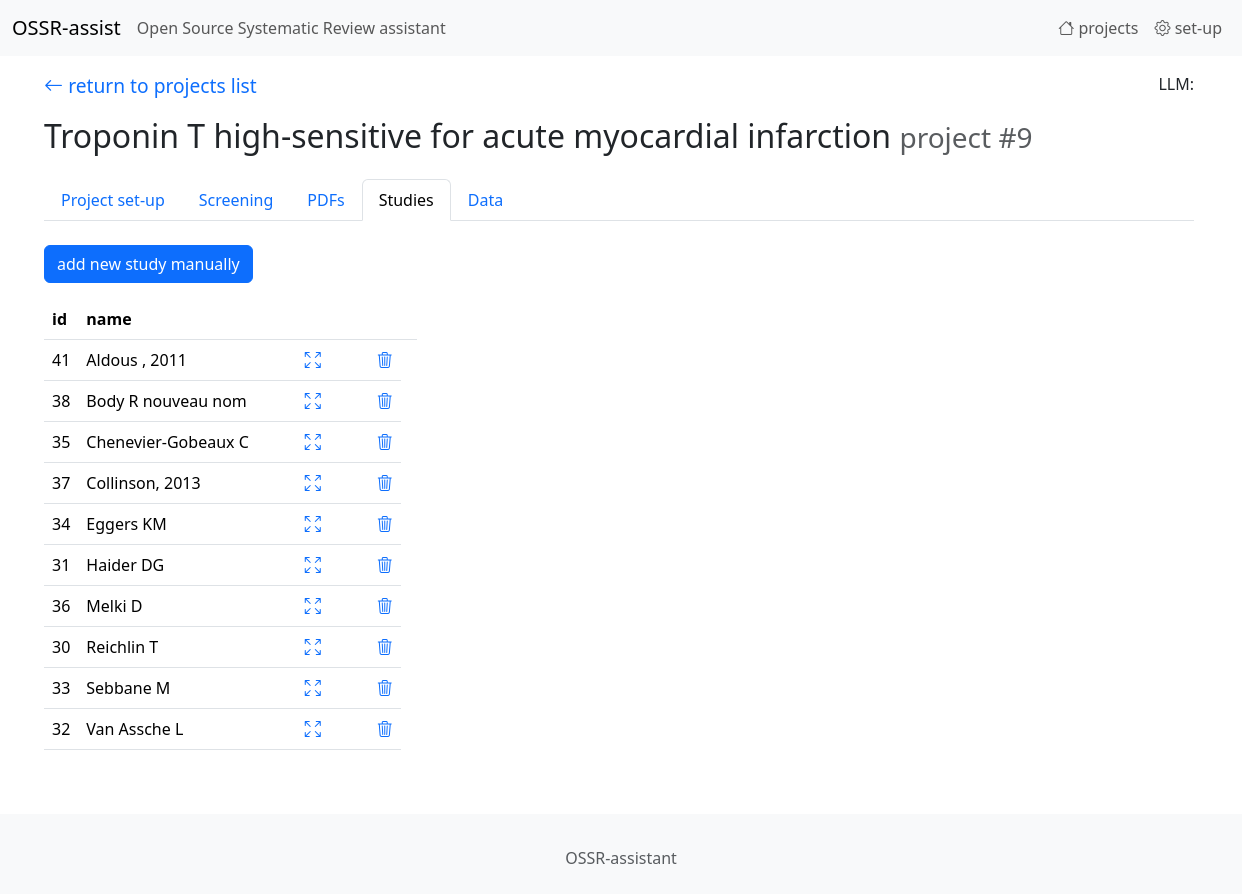
/studies/list/9, run on the app's committed database.
### tables this page shows
CREATE TABLE "projects"
(
    id                   integer
        constraint projects_pk
            primary key autoincrement,
    name                 TEXT,
    green_words          TEXT default "",
    red_words            TEXT default "",
    eligibility_criteria TEXT default "",
    type_of_study        INT  default 0
, prompt_selection_user TEXT default "", prompt_selection_system TEXT);

CREATE TABLE studies
(
    id      integer
        constraint studies_pk
            primary key autoincrement,
    name    TEXT,
    project integer
, registration_number TEXT, comments TEXT);

### app.py (the view)
@app.route('/studies/list/<int:project_id>')
def endpoint_studies_list(project_id):
    return studies_list(project_id)

### studies.py (called while the page is built)
def studies_list(project_id):
    sql = "SELECT id, name FROM studies WHERE project=? ORDER BY name"
    studies = sql_select_fetchall(sql, (project_id,))
    project_name, study_type, eligibility_criteria_empty = get_project_name(project_id)
    return render_template('studies_list.html', project_id=project_id, project_name=project_name,
                           studies=studies, eligibility_criteria_empty=eligibility_criteria_empty)

### utils.py (called while the page is built)
def get_db_connection():
    conn = sqlite3.connect(DB_PATH)
    conn.row_factory = sqlite3.Row
    return conn

def sql_select_fetchone(sql, parameters):
    with get_db_connection() as con:
        cur = con.cursor()
        res = cur.execute(sql, parameters)
        r = res.fetchone()
        cur.close()
    return r

def sql_select_fetchall(sql, parameters):
    with get_db_connection() as con:
        cur = con.cursor()
        res = cur.execute(sql, parameters)
        rows = res.fetchall()
        columns = [column[0] for column in cur.description]
        result = [dict(zip(columns, row)) for row in rows]
        cur.close()
    return result

def get_project_name(project_id):
    sql = "SELECT name, type_of_study, eligibility_criteria FROM projects WHERE id=?"
    r = sql_select_fetchone(sql, (project_id,))
    project_name = r['name']
    study_type = r['type_of_study']
    eligibility_criteria_empty = (r['eligibility_criteria'] is None or r['eligibility_criteria'].strip() == "")
    return project_name, study_type, eligibility_criteria_empty

### templates/studies_list.html
{% extends 'base.html' %}
{%  block content %}
    {%  set page = 'studies' %}
    {% include '_navbar1.html' %}
    <p>
    <a href="/study_add/{{ project_id }}" class="btn btn-primary">add new study manually</a>
</p>
    <table class="table table-condensed table-hover mt-3" style="width: auto;">
    <thead>
    <tr>
        <th>id</th>
        <th>name</th>
        <th></th>
        <th></th>
        <th></th>
    </tr>
    </thead>
    <tbody hx-confirm="You are about to delete a study. &#10; Are you sure?" hx-target="closest tr" hx-swap="outerHTML swap:1s">
    {% for study in studies %}
        <tr>
            <td>{{ study["id"] }}</td>
            <td>{{ study["name"] }}</td>
            <td style="padding-left: 3em;">
                <a href="/study/fullscreen/tab1/{{ study["id"] }}/{{ project_id }}/0">
                    <i class="bi bi-arrows-fullscreen"></i>
                </a>
            </td>
            <td style="padding-left: 3em;">
                <a hx-delete="/study_delete2/{{ study["id"] }}/{{ project_id }}" class=""><i class="bi bi-trash3"></i></a>
            </td>
        </tr>
    {% endfor %}
    </tbody>
</table>
{%  endblock %}

### templates/_navbar1.html (shortened to what this page needs)
<p class="mt-3 mb-3">
    <a href="{{ url_for('endpoint_home')}}" class="return_arrow">
    <i class="bi bi-arrow-left"></i> return to projects list
    </a>
    <span style="float: right;">
        LLM: {{ LLM_name }}
    </span>
</p>
<h2>
    {{ project_name }}
    <small class="text-body-secondary">project #{{ project_id }}</small>
</h2>
<ul class="nav nav-tabs mb-4 mt-4">
  <li class="nav-item">
    <a class="nav-link {% if page=='setup' %}active{% endif %}" href="/project/edit/{{ project_id }}">
        Project set-up
    </a>
  </li>
  <li class="nav-item">
    <a class="nav-link {% if page=='screening' %}active{% endif %}" href="/records/list/{{ project_id }}/1">Screening</a>
  </li>
  <li class="nav-item">
    <a class="nav-link {% if page=='pdf' %}active{% endif %}" href="/pdfs/list/{{ project_id }}">PDFs</a>
  </li>
  <li class="nav-item">
    <a class="nav-link {% if page=='studies' %}active{% endif %}" href="/studies/list/{{ project_id }}">Studies</a>
  </li>
  <li class="nav-item">
    <a class="nav-link {% if page=='data' %}active{% endif %}" href="/data/list1/{{ project_id }}">Data</a>
  </li>
</ul>

### static/ccs1.css (style rules this page uses)
a { text-decoration: none; }
.return_arrow { font-size: 1.2em; text-decoration: none; }

### data on the page
projects: name "Troponin T high-sensitive for acute myocardial infarction"
studies: id "41", name "Aldous , 2011"
studies: id "38", name "Body R nouveau nom"
studies: id "35", name "Chenevier-Gobeaux C"
studies: id "37", name "Collinson, 2013"
studies: id "34", name "Eggers KM"
studies: id "31", name "Haider DG"
studies: id "36", name "Melki D"
studies: id "30", name "Reichlin T"
studies: id "33", name "Sebbane M"
studies: id "32", name "Van Assche L"

### other printed values
{{ project_id }} "9"
